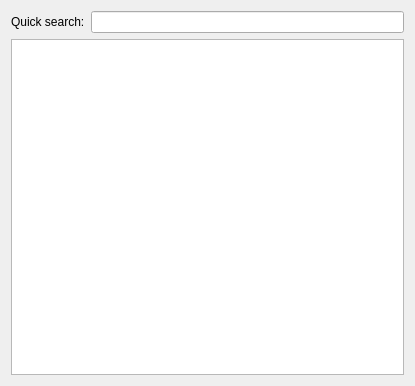
<ui version="4.0" >
 <class>LanguageTab</class>
 <widget class="QWidget" name="LanguageTab" >
  <property name="geometry" >
   <rect>
    <x>0</x>
    <y>0</y>
    <width>415</width>
    <height>386</height>
   </rect>
  </property>
  <layout class="QVBoxLayout" >
   <item>
    <layout class="QHBoxLayout" >
     <item>
      <widget class="QLabel" name="filterLabel" >
       <property name="text" >
        <string>Quick search:</string>
       </property>
      </widget>
     </item>
     <item>
      <widget class="KListWidgetSearchLine" name="languageListSearchLine" />
     </item>
    </layout>
   </item>
   <item>
    <widget class="QListWidget" name="languageList" />
   </item>
  </layout>
 </widget>
 <layoutdefault spacing="6" margin="11" />
  <customwidgets>
  <customwidget>
   <class>KListWidgetSearchLine</class>
   <extends>QLineEdit</extends>
   <header>klistwidgetsearchline.h</header>
  </customwidget>
 </customwidgets>
 <includes>
  <include location="local" >kcombobox.h</include>
 </includes>
 <resources/>
 <connections/>
</ui>
